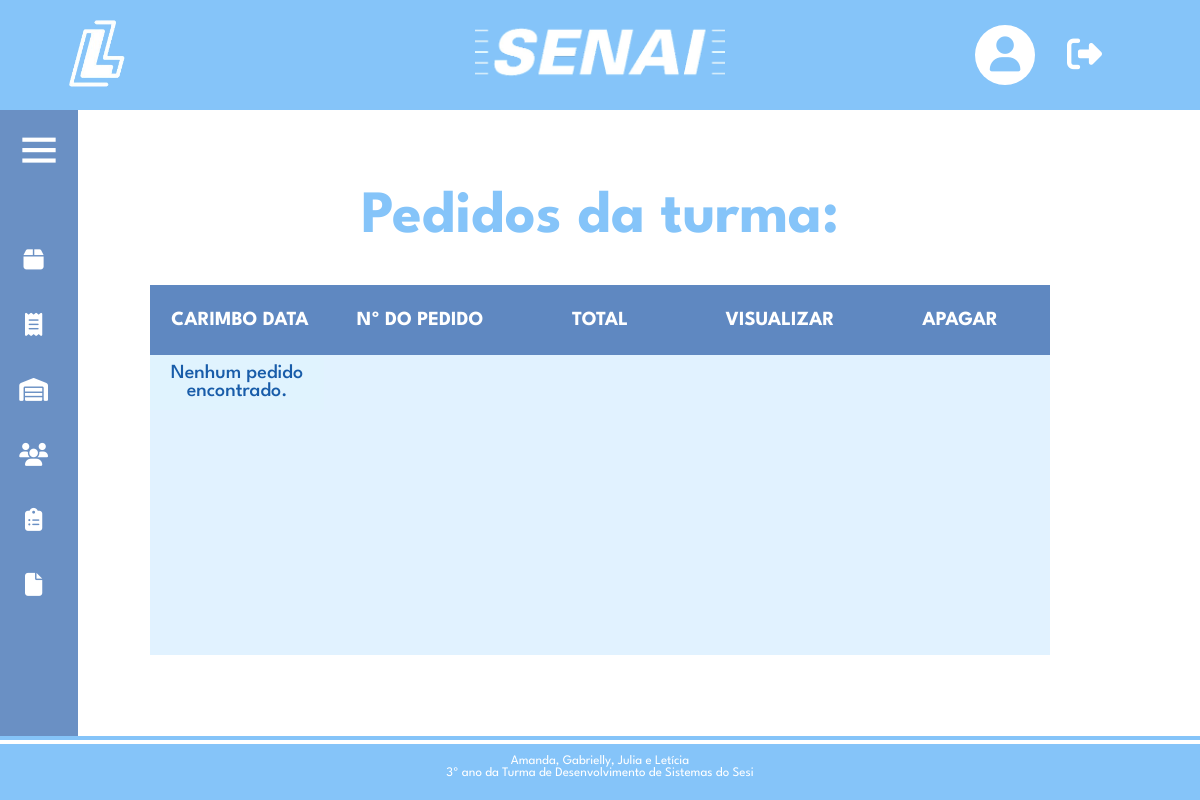
/meuspedidos.php (signed in), run on an earlier commit of the app's database.
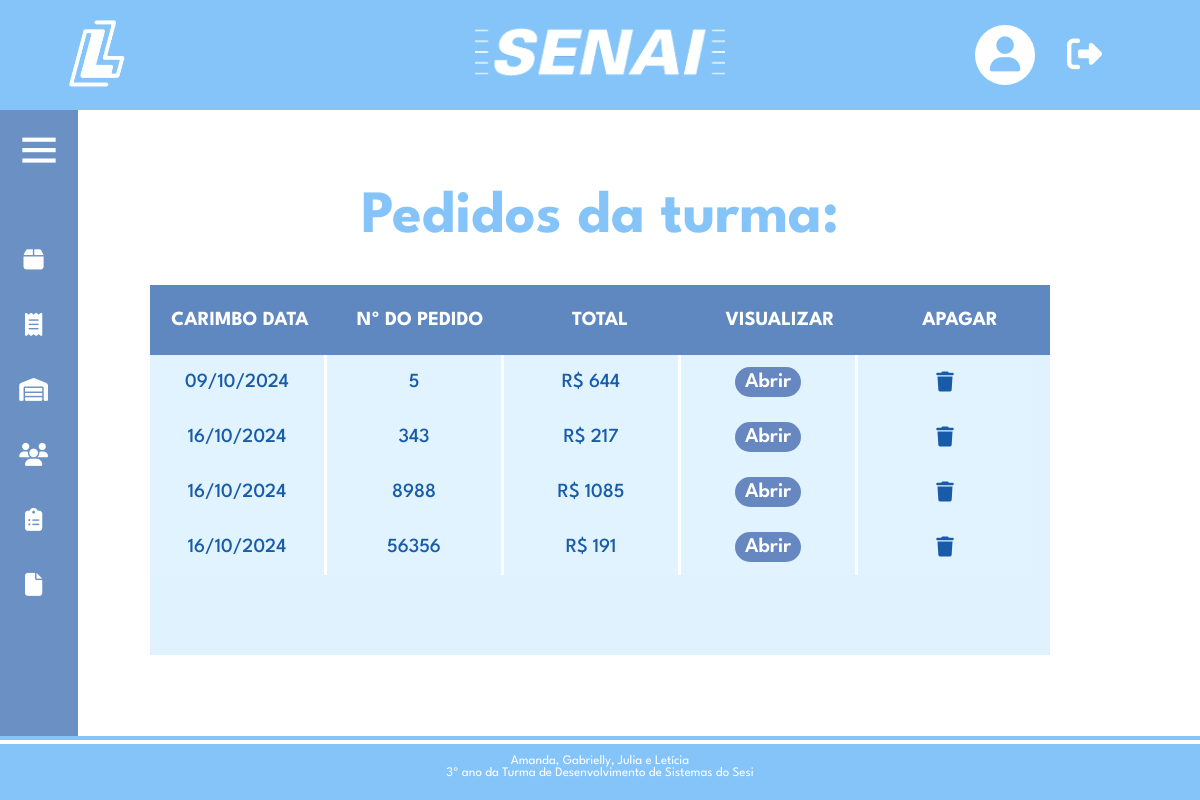
And on a later commit of the database.
### tables this page shows
CREATE TABLE `pedidos` (
  `id` int(11) NOT NULL,
  `pedido` int(11) NOT NULL,
  `produto` varchar(200) NOT NULL,
  `unidades` varchar(255) NOT NULL,
  `quantidades` int(11) NOT NULL,
  `valor` float NOT NULL,
  `total` float NOT NULL,
  `ncm` int(11) NOT NULL,
  `cst` int(11) NOT NULL,
  `cfop` int(11) NOT NULL,
  `doca` varchar(10) NOT NULL,
  `faltando` tinyint(11) NOT NULL,
  `avaria` tinyint(11) NOT NULL,
  `totalcompra` float NOT NULL,
  `posicao` varchar(2) NOT NULL,
  `cnpj` varchar(15) NOT NULL,
  `id_danfe` varchar(11) NOT NULL,
  `id_turma` int(11) NOT NULL
);

### meuspedidos.php (the view, shortened to what this page needs)
<!DOCTYPE html>
<html lang="en">
<?php
include_once('config.php');
?>
<head>
    <link rel="stylesheet" type="text/css" href="estiloHome.css" media="screen"/>
    <link rel="stylesheet" type="text/css" href="estiloMeusPedidos.css" media="screen"/>
    <link href='https://unpkg.com/boxicons@2.0.7/css/boxicons.min.css' rel='stylesheet'>
</head>
<body>
      <header class="header-topo">
        <div class="logSenai">
          <a href="homeP.php"><img src="imagens/logo-logsenai.png" alt="Minha Figura" width="75" height="auto"></a>
        </div>
        <div class="logo">
          <a href="homeP.php"><img src="imagens/senai-branco.png" alt="Minha Figura" width="250" height="auto"></a>
        </div>
        <div class="menu-header">
          <div class="dropdown-perfil">
            <a href="#" >
                <div class="circulo">
                        <i class="fa-solid fa-user"></i>
                </div>
            </a>
          </div>
          <a href="sair.php"><i class="fa-solid fa-right-from-bracket"></i></a>
        </div>
    </header>
    <div class="sidebar close">
      <div class="logo-details">
        <i class="bx bx-menu"></i>
      </div>
      <ul class="nav-links">
        <li>
          <div class="iocn-link">
            <a href="#">
            <i class="fa-solid fa-box"></i>
            </a>
          </div>
        </li>
        <li>
          <div class="iocn-link">
            <a href="#">
            <i class="fa-solid fa-receipt"></i>
            </a>
          </div>
        </li>
        <li>
        <div class="iocn-link">
            <a href="containerP.php">
            <i class="fa-solid fa-warehouse"></i>
            </a>
          </div>
        </li>
        <li>
      <div class="iocn-link">
        <a href="#">
          <i class="fa-solid fa-users"></i>
        </a>
        </div>
      </li>
        <li>
          <div class="iocn-link">
            <a href="#">
            <i class="fa-solid fa-clipboard-list fa-lg"></i>
            </a>
          </div>
        </li>
        <li>
          <a href="relatoriosP.php">
          <i class="fa-solid fa-file"></i>
          </a>
        </li>
      </ul>
    </div>
    <div class="conteudo">
        <div class="titulo-conteudo">
         <h1>Pedidos da turma: <?php echo $nome_turma?></h1>
        </div>
    </div>
    <div class="quadro-pedidos">
    <table>
        <thead>
            <tr>
                <th>CARIMBO DATA</th>
                <th>Nº DO PEDIDO</th>
                <th>TOTAL</th>
                <th>VISUALIZAR</th>
                <th>APAGAR</th>
            </tr>
        </thead>
        <tbody>
            <?php
            $id_turma = $_SESSION['id_turma'];
            $sql = "SELECT p.id, p.pedido, MAX(dc.data) AS data_emissao, MAX(p.totalcompra) AS totalcompra
                    FROM pedidos p
                    INNER JOIN dadoscliente dc ON p.cnpj = dc.cnpj
                    WHERE p.id_turma = '$id_turma'
                    GROUP BY p.pedido";
            $resultado = $conexao->query($sql);
            if ($resultado->num_rows > 0) {
              while ($pedido = mysqli_fetch_assoc($resultado)) {
                  $dataEmissao = date("d/m/Y", strtotime($pedido['data_emissao']));
                  echo "<tr>";
                  echo "<td>" . $dataEmissao . "</td>";
                  echo "<td>" . $pedido['pedido'] . "</td>";
                  echo "<td>R$ " . $pedido['totalcompra'] . "</td>";
                  echo "<td><a href='pedido.php?pedido=" . $pedido['pedido'] . "'><button type='button' class='btn'>Abrir</button></a></td>";
                  echo "<td><div class='botaoDeletar' onclick='confirmarExclusao(" . $pedido['pedido'] . ")'><i class='fa-solid fa-trash'></i></div></td>";
                  echo "</tr>";
              }
            } else {
                echo "<td colspan='5'>Nenhum pedido encontrado.</td>";
            }
        ?>
      </tbody>
  </table>
</div>
<?php
include_once('footer.php');
?>
</body>
</html>

What changed in the data, as far as the page shows it:
added pedidos: dataEmissao "09/10/2024", pedido "5", totalcompra "644"
added pedidos: dataEmissao "16/10/2024", pedido "343", totalcompra "217"
added pedidos: dataEmissao "16/10/2024", pedido "8988", totalcompra "1085"
added pedidos: dataEmissao "16/10/2024", pedido "56356", totalcompra "191"
Also different on the page:
text no longer shown: "Nenhum pedido encontrado."
